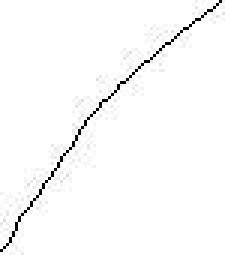
%> input picture Image Processing test folder/image.jpeg, 75 x 85 px (shown 3 times larger)
$ octave --eval "result = ImageProc;"   (GNU Octave 9; MATLAB toolbox functions it lacks are replaced by stand-ins)
%> lines starting %> are read from the running program, lines starting %| are printed output that depends on the picture
function [coefVec] = ImageProc()
%Mostly copied from
%https://au.mathworks.com/matlabcentral/answers/427291-how-would-i-return-a-matrix-from-a-function\

    clc;    % Clear the command window.
    close all;  % Close all figures (except those of imtool.)
    imtool close all;  % Close all imtool figures.
    clear;  % Erase all existing variables.
    workspace;  % Make sure the workspace panel is showing.
    format longg;
    format compact;
    fontSize = 20;

    % Read in a Vrinda's gray scale demo image.
    folder = ['C:\Users\VIncent\Documents\GitHub\Robotics_41013_Assignment2-\Image Processing test folder\' ...
        ;]
    baseFileName = 'image.jpeg';
    %baseFileName = 'test_bw_image.png';
    % Get the full filename, with path prepended.
    fullFileName = fullfile(folder, baseFileName);
    % Check if file exists.
    if ~exist(fullFileName, 'file')
        % File doesn't exist -- didn't find it there.  Check the search path for it.
        fullFileNameOnSearchPath = baseFileName; % No path this time.
        if ~exist(fullFileNameOnSearchPath, 'file')
            % Still didn't find it.  Alert user.
            errorMessage = sprintf('Error: %s does not exist in the search path folders.', fullFileName);
            uiwait(warndlg(errorMessage));
            return;
        end
    end
    grayImage = imread(fullFileName);
%> grayImage is the input picture: size 85x75 uint8; min 0, max 255, mean 250.4
    % Get the dimensions of the image.
    % numberOfColorBands should be = 1.
    [rows, columns, numberOfColorBands] = size(grayImage);
%> rows = 85; columns = 75; numberOfColorBands = 1
    if numberOfColorBands > 1
        % It's not really gray scale like we expected - it's color.
        % Convert it to gray scale by taking only the green channel.
        grayImage = grayImage(:, :, 2); % Take green channel.
    end
    % Display the original gray scale image.
    subplot(2, 2, 1);
    imshow(grayImage, []);
    title('Original Grayscale Image', 'FontSize', fontSize);
    % Enlarge figure to full screen.
    set(gcf, 'Units', 'Normalized', 'OuterPosition', [0 0 1 1]);
    % Give a name to the title bar.
    set(gcf, 'Name', 'Demo by ImageAnalyst', 'NumberTitle', 'Off')
    % Binarize to get rid of horrible jpeg noise
    binaryImage = grayImage < 100;
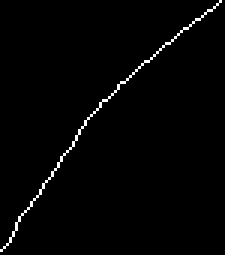
%> binaryImage: size 85x75 logical (shown 3 times larger); 1.4% white in thin lines or dots
    % Display the original gray scale image.
    subplot(2, 2, 2);
    imshow(binaryImage, []);
    title('Binary Image', 'FontSize', fontSize);
    axis on;
    % Get the rows (y) and columns (x).
    [rows, columns] = find(binaryImage);
%> rows = 91 values from 1 to 84; columns = 91 values from 1 to 74
    % Fit a cubic
    coefficients = polyfit(columns, rows, 4); % Gets coefficients of the formula.
%> coefficients = [-2.87e-06 0.000396 -0.0088 -1.5 85.74]
    % Fit a curve to 500 points in the range that x has.
    fittedX = linspace(min(columns), max(columns), 500);
%> fittedX = 500 values from 1 to 74
    % Now get the y values.
    fittedY = polyval(coefficients, fittedX);
%> fittedY = 500 values, max 84.23 at index 1, min 0.81 at index 500, mean 36.35
    % Plot the fitting:
    subplot(2,2,3:4);
    plot(fittedX, fittedY, 'b-', 'linewidth', 4);
    grid on;
    xlabel('X', 'FontSize', fontSize);
    ylabel('Y', 'FontSize', fontSize);
    % Overlay the original points in red.
    hold on;
    plot(columns, rows, 'r+', 'LineWidth', 2, 'MarkerSize', 10);
    coefVec = coefficients;
%> coefVec = [-2.87e-06 0.000396 -0.0088 -1.5 85.74]
%> `result = ImageProc;`:
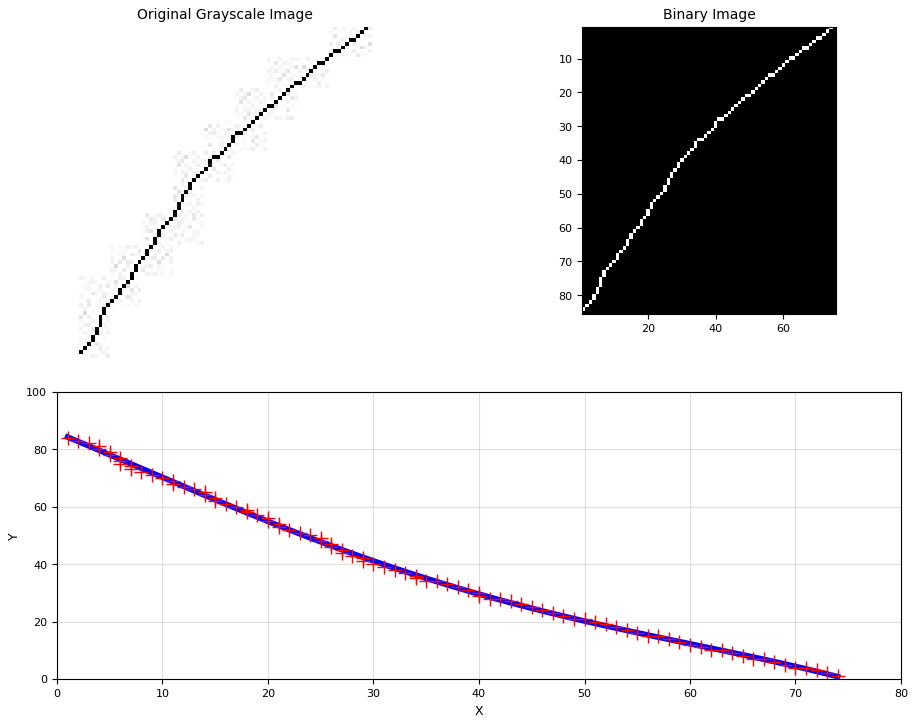
%> figure redrawn from the program's plot data, 3 panels
end
